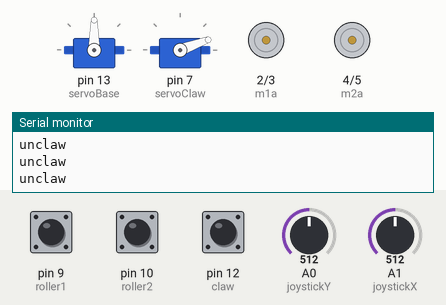
Recording of a sketch running on a simulated Arduino Uno, built with avr-gcc and run on an emulated ATmega328P. Shown: 2 × servo, motor-driver pin pairs drawn as motors (green arrow = first pin HIGH = forward, orange = second pin HIGH = backward, longer = more drive), the last lines printed to the serial monitor. The inputs (shaded band) are chosen by the test bench; at power-on: pin 9 (roller1) HIGH, A1 (joystickX) = 512, pin 12 (claw) HIGH, A0 (joystickY) = 512, pin 10 (roller2) HIGH.

Above: at 1.2 s.
1.3 s: pin 9 (roller1) pulled LOW for 0.15 s
At 1.8 s:
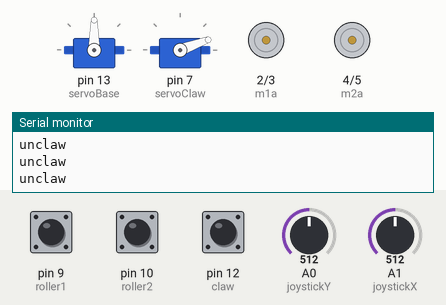
2.9 s: A1 (joystickX) set to 0
At 5.5 s:
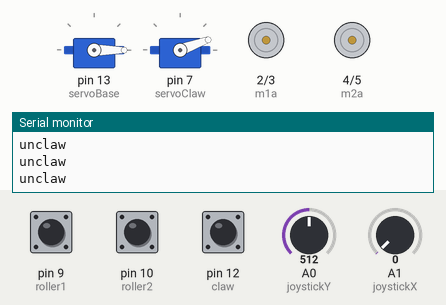
5.9 s: pin 12 (claw) pulled LOW for 0.15 s
At 5.98 s:
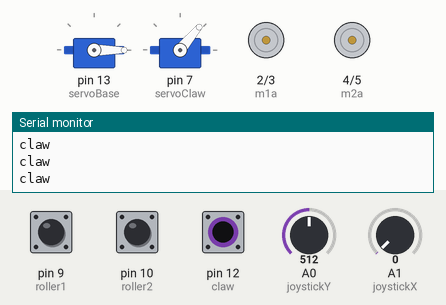
7.5 s: A0 (joystickY) set to 0
At 8.7 s:
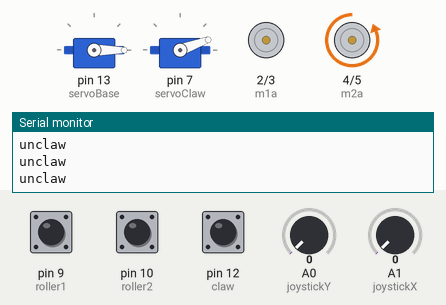
9.0 s: pin 10 (roller2) pulled LOW for 0.15 s
At 9.08 s:
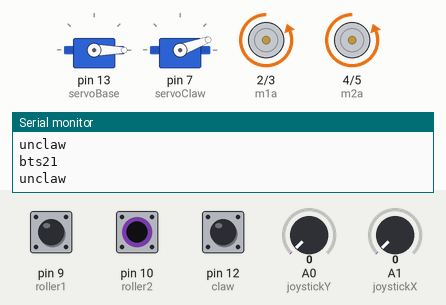
10.6 s: pin 12 (claw) pulled LOW for 1 s
At 11.4 s:
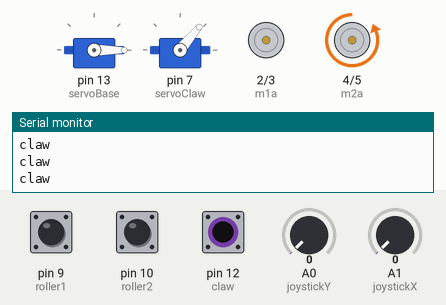
Timing chart, 0 to 13.6 s (numbered marks = the images above; inputs shaded):
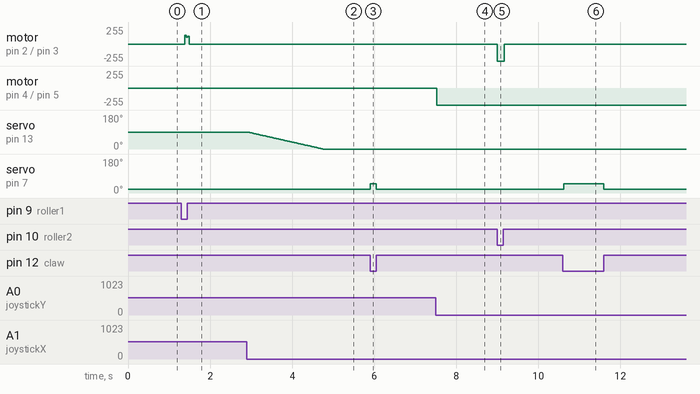

The sketch:

MIDTERMS_ROBOTICS.ino
```cpp
#include <Servo.h>
const int servoBase = 13;
const int servoClaw = 7;
const int joystickY = A0;
const int joystickX = A1;

Servo baseServo;
Servo clawServo;

int servoPosition = 90;
int servoPositionClaw1 = 90;
int servoPositionClaw2 = 90;

int m1a = 2;
int m1b = 3;
int m2a = 4;
int m2b = 5;

int roller1 = 9;
int roller2 = 10;
int claw = 12;

int buttonRollerState1 = HIGH;
int buttonRollerState2 = HIGH;
int buttonClamState = HIGH;

void setup() {
  Serial.begin(9600);
  pinMode(m1a, OUTPUT);
  pinMode(m1b, OUTPUT);
  pinMode(m2a, OUTPUT);
  pinMode(m2b, OUTPUT);

  pinMode(roller1, INPUT_PULLUP);
  pinMode(roller2, INPUT_PULLUP);
  pinMode(claw, INPUT_PULLUP);

  baseServo.attach(servoBase);
  clawServo.attach(servoClaw);

  clawServo.write(50);
}

void loop() {

  int joystickXValue = analogRead(joystickX);
  int joystickYValue = analogRead(joystickY);

  if (joystickXValue == 0) {
    servoPosition = servoPosition - 1;
    delay(20);
  } else if (joystickXValue == 1023) {
    servoPosition = servoPosition + 1;
    delay(20);
  } else {
    baseServo.write(servoPosition);
  }

  // Control the servo motor
  baseServo.write(servoPosition);

  if (joystickYValue == 0) {
    digitalWrite(m2a, LOW);
    digitalWrite(m2b, HIGH);
  } else if (joystickYValue == 1023) {
    digitalWrite(m2a, HIGH);
    digitalWrite(m2b, LOW);
  } else {
    digitalWrite(m2a, LOW);
    digitalWrite(m2b, LOW);
  }
  buttonRollerState1 = digitalRead(roller1);
  buttonRollerState2 = digitalRead(roller2);
  int bts1 = (buttonRollerState1 == LOW) ? 1 : 0;  // Button press
  int bts2 = (buttonRollerState2 == LOW) ? 1 : 0;  // Button press

  if (bts1) {
    digitalWrite(m1a, HIGH);
    digitalWrite(m1b, LOW);
    Serial.print("bts1");
    Serial.println(bts1);
  } else {
    digitalWrite(m1a, LOW);
    digitalWrite(m1b, LOW);
  }

  if (bts2) {
    digitalWrite(m1a, LOW);
    digitalWrite(m1b, HIGH);
    Serial.print("bts2");
    Serial.println(bts2);
  } else {
    digitalWrite(m1a, LOW);
    digitalWrite(m1b, LOW);
  }

  buttonClamState = digitalRead(claw);
  int claw1 = (buttonClamState == LOW) ? 1 : 0;  // Button press

  if (claw1) {
    clawServo.write(50);
    Serial.println("claw");
  } else {
    clawServo.write(20);
    Serial.println("unclaw");
  }

}
```

Measured:
- after the input at 1.3 s, motor on pin 2 (m1a) / pin 3 (m1b): stopped → forward 132/255 after 0.08 s, → forward 101/255 0.04 s later, → forward 119/255 0.04 s later, → stopped 0.04 s later
- after the input at 2.9 s, servo on pin 13 (servoBase): moves from 90° to 0° over 1.8 s, starting at once
- after the input at 5.9 s, servo on pin 7 (servoClaw): 20° → 50° at once, → 20° 0.14 s later
- after the input at 7.5 s, motor on pin 4 (m2a) / pin 5 (m2b): stopped → backward 255/255 at once
- after the input at 9.0 s, motor on pin 2 (m1a) / pin 3 (m1b): stopped → backward 255/255 at once, → stopped 0.16 s later
- after the input at 10.6 s, servo on pin 7 (servoClaw): 20° → 50° at once, → 20° 0.98 s later
